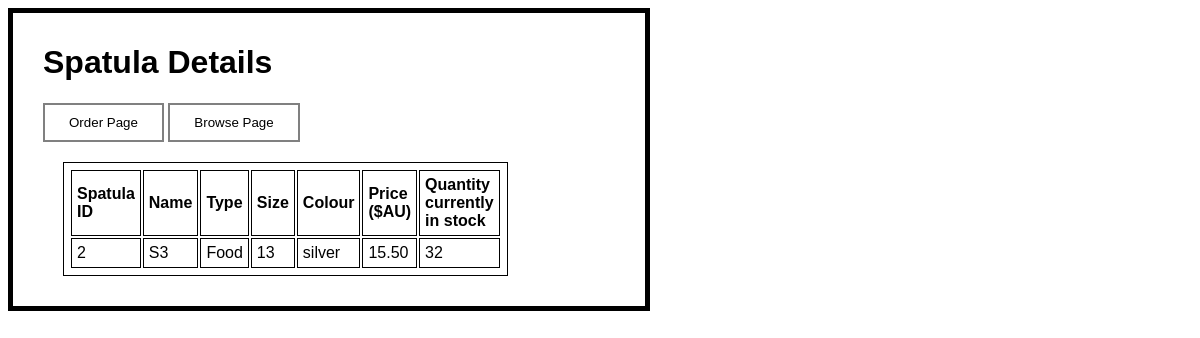
Screenshot of /browseDetail.php?idSpatula=2 with the database file from the repository.
### tables this page shows
CREATE TABLE IF NOT EXISTS Spatula (
  idSpatula INT NOT NULL AUTO_INCREMENT,
  Name VARCHAR(45) NULL,
  Type ENUM('Food','Drugs','Paints','Plaster'),
  Size VARCHAR(50),
  Colour VARCHAR(50),
  Price DECIMAL(10,2),
  QuantityInStock INT,
  PRIMARY KEY (idSpatula));

### browseDetail.php (the view, shortened to what this page needs)
<html>
<head>
<link rel="stylesheet" href="style.css">
</head>
<body>
<div>
<h1>Spatula Details</h1>
<a href='order.php'><input type='button' class='button' value='Order Page'/></a>
<a href='browse.php'><input type='button' class='button' value='Browse Page'/></a>
<br>
<?php
$sql_string = "SELECT * FROM Spatula";
if (isset( $_GET['idSpatula'])) {
$sql_string = $sql_string . " WHERE idSpatula = ". $_GET['idSpatula'];
}
$result = mysqli_query($con,$sql_string);
echo"<div class='table'>";
echo "<table>";
echo "<tr>";
	echo "<th>Spatula ID</th>";
	echo "<th>Name</th>";
	echo "<th>Type</th>";
	echo "<th>Size</th>";
	echo "<th>Colour</th>";
	echo "<th>Price (\$AU)</th>";
	echo "<th>Quantity currently in stock</th>";
echo "</tr>";
while($row = mysqli_fetch_array($result)) {
echo "<tr>";
	echo "<td>" . $row['idSpatula'] . "</td><td>"
	. $row['Name'] . "</td><td>"
	. $row['Type'] . "</td><td>"
	. $row['Size'] . "</td><td>"
	. $row['Colour'] . "</td><td>"
	. $row['Price'] . "</td><td>"
	. $row['QuantityInStock'] . "</td>";
echo "</tr>";
}
echo "</table>";
echo"</div>";
?>
</div>
</body>
</html>

### style.css (style rules this page uses)
body { font-size: 1em ; color: black ; font-family: Arial, serif ; }
table, th, td { border: 1px solid black; padding: 5px; text-align: left; }
.button { background-color: white; color: black; border: 2px solid grey; padding: 10px 24px; }
div { border:5px solid black ; border-color: black; padding: 10px 10px 10px 30px; max-width: 50% }
div.table { padding: 20px; border-style: none!important; }

### rows the page displays
spatula: idSpatula "2", Name "S3", Type "Food", Size "13", Colour "silver", Price "15.50", QuantityInStock "32"
